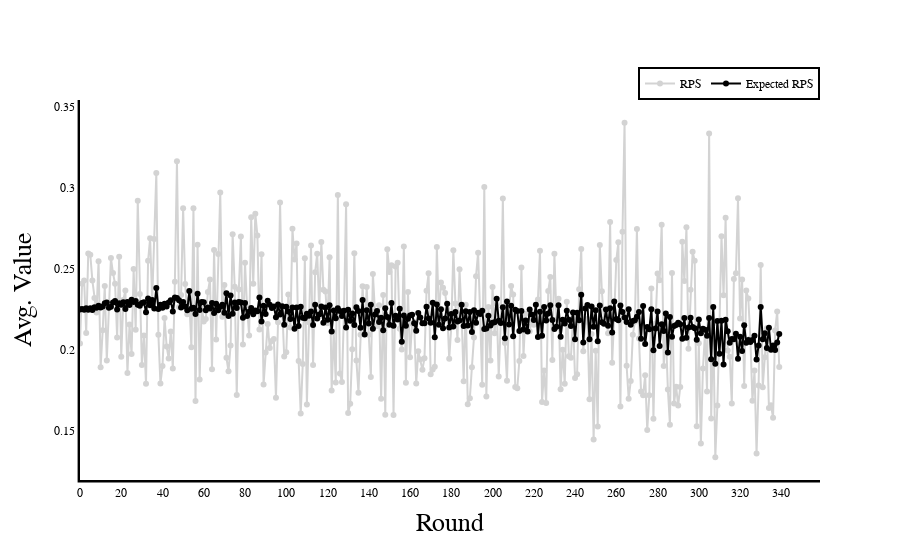

Notebook cell for this chart:
### Code cell
fig = go.Figure()
list_of_metrics = ["RPS", "TrueRPS", "ForecastError", "ExpectedRPS", "Forecastability"]
for rps_based_metric, color, display_name in [("RPS", "lightgray", "RPS"), ("ExpectedRPS", "black", "Expected RPS")]:
    fig.add_trace(
        go.Scatter(
            y=metrics_df[(rps_based_metric, "mean")],
            x=metrics_df["x_axis"],
            mode="lines+markers",
            name=display_name,
            line={
                "color": f"{color}",
                "width": 2
            }
        )
    )
return_fig_settings(fig, "Round", "Avg. Value")
fig.update_layout(showlegend=True)
fig.show(config=config)

### Figure 1 — Plotly figure (JSON) as saved in the notebook; plotly's stock layout.template omitted (floating-point values rounded to 4 significant figures; data arrays with more than 128 entries replaced by an {"elided": "..."} marker saying what was removed)
{"data": [{"line": {"color": "lightgray", "width": 2}, "mode": "lines+markers", "name": "RPS", "type": "scatter", "x": {"elided": "340 int values"}, "y": {"elided": "340 float values"}}, {"line": {"color": "black", "width": 2}, "mode": "lines+markers", "name": "Expected RPS", "type": "scatter", "x": {"elided": "340 int values"}, "y": {"elided": "340 float values"}}], "layout": {"autosize": true, "font": {"color": "black", "family": "Helvetica", "size": 22}, "legend": {"bordercolor": "Black", "borderwidth": 2, "font": {"color": "Black", "family": "Helvetica", "size": 12}, "orientation": "h", "x": 1, "xanchor": "right", "y": 1, "yanchor": "bottom"}, "plot_bgcolor": "white", "showlegend": true, "xaxis": {"autorange": true, "dtick": 20, "linecolor": "black", "linewidth": 2.4, "range": [0, 357.9], "rangemode": "tozero", "showgrid": false, "showline": true, "tickfont": {"size": 12}, "title": {"text": "Round"}, "type": "linear"}, "yaxis": {"autorange": true, "linecolor": "black", "linewidth": 2.4, "range": [0.1169, 0.3571], "showgrid": false, "showline": true, "tickfont": {"size": 12}, "ticklen": 10, "tickmode": "auto", "title": {"text": "Avg. Value"}, "type": "linear"}}}
